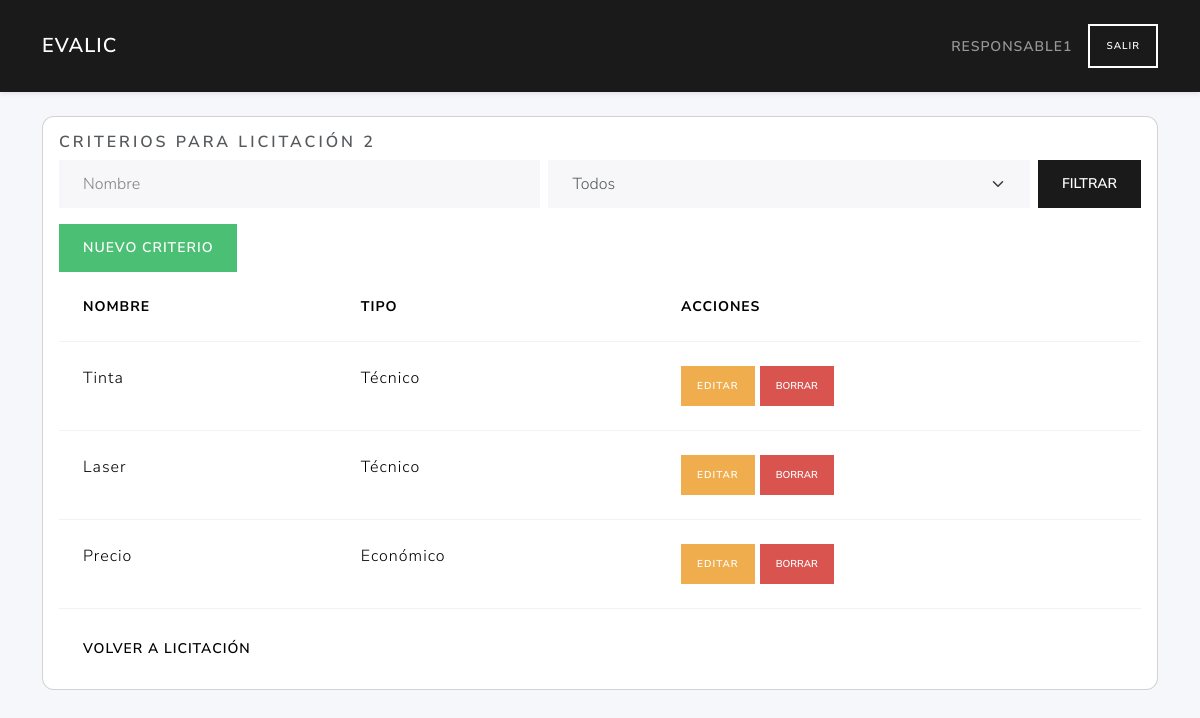
/criterios/2 (signed in), run on the app's committed database.
### tables this page shows
CREATE TABLE criterios (
        id  INTEGER PRIMARY KEY AUTOINCREMENT,
        NombreCriterio TEXT NOT NULL,
        descripcion TEXT,
        peso INTEGER,
        PrecioBase INTEGER,
        PuntuacionMaxima INTEGER,                          
        tipocriterio_id INTEGER NOT NULL,
        licitacion_id INTEGER NOT NULL,
        formula_id INTEGER,                          
        FOREIGN KEY (tipocriterio_id) REFERENCES tipo_criterios(id)
        FOREIGN KEY (licitacion_id) REFERENCES licitaciones(id)
        FOREIGN KEY (formula_id) REFERENCES formulas(id)                                                             
    );

CREATE TABLE tipo_criterios (
        id INTEGER PRIMARY KEY AUTOINCREMENT,
        TipoCriterio TEXT NOT NULL UNIQUE CHECK(TipoCriterio IN ('Técnico','Económico'))
    );

### routes/criterios_routes.py (the view)
@criterios_bp.route('/<int:lic_id>')
def index(lic_id):
    if 'user_id' not in session:
        return redirect(url_for('auth.login'))
    db = get_db(current_app)
    items = listar(db, lic_id)
    filtro_nombre = request.args.get('filtro_nombre', '').strip()
    filtro_tipo   = request.args.get('filtro_tipo', '')
    if filtro_nombre:
        items = [
            c for c in items
            if filtro_nombre.lower() in (c['NombreCriterio'] or '').lower()
        ]
    if filtro_tipo:
        items = [
            c for c in items
            if c['TipoCriterio'] == filtro_tipo
        ]
    tipo_filtros = [t['TipoCriterio'] for t in tipos(db)]
    return render_template(
        'criterios/index.html',
        criterios=items,
        lic_id=lic_id,
        tipo_opts=tipo_filtros,  # ahora es lista de strings, no Rows
        request=request
    )

### app.py (called while the page is built)
def create_app():
    app = Flask(__name__)
    app.permanent_session_lifetime = timedelta(hours=1)  # Sesión permanente por 1 hora
    app.config.from_object(Config)
    @app.context_processor
    def utility_processor():
        from flask import request, url_for
        def url_for_other_page(page):
            args = request.args.copy()
            args['page'] = page
            return url_for('licitaciones.index', **args)
        return dict(url_for_other_page=url_for_other_page)
    app.teardown_appcontext(close_connection)
    with app.app_context():
        init_db(app)
    app.register_blueprint(auth_bp)
    app.register_blueprint(user_bp)
    app.register_blueprint(licitaciones_bp)
    app.register_blueprint(ofertas_bp)
    app.register_blueprint(licitantes_bp)
    app.register_blueprint(evaluador_bp)
    app.register_blueprint(criterios_bp)
    return app

### models/criterios_data.py (called while the page is built)
def list_criterios(db, licitacion_id):
    return db.execute("""
        SELECT c.*, t.TipoCriterio, f.NombreFormula, c.PrecioBase
        FROM criterios c
        JOIN tipo_criterios t ON c.tipocriterio_id=t.id
        LEFT JOIN formulas f ON c.formula_id=f.id
        WHERE c.licitacion_id=?
        ORDER BY c.id
    """, (licitacion_id,)).fetchall()

def list_tipo_criterios(db):
    return db.execute("SELECT * FROM tipo_criterios").fetchall()

### models/dao.py (called while the page is built)
def close_connection(exception):
    db = getattr(g, '_database', None)
    if db is not None:
        db.close()

def get_db(app):
    if 'sqlite_db' not in g:
        g.sqlite_db = sqlite3.connect(
            app.config['DATABASE'],
            detect_types=sqlite3.PARSE_DECLTYPES
        )
        g.sqlite_db.row_factory = sqlite3.Row
    return g.sqlite_db

### services/criterio_service.py (called while the page is built)
def listar(db, lic_id):
    return list_criterios(db, lic_id)

def tipos(db):
    return list_tipo_criterios(db)

### templates/criterios/index.html (shortened to what this page needs)
{% extends "base.html" %}
{% block content %}
<div class="card">
  <div class="card-body">
    <h5 class="card-title">Criterios para Licitación {{ lic_id }}</h5>
    <form method="get" class="row g-2 mb-3 align-items-end">
     <div class="col">
       <input
         type="text"
         class="form-control"
         id="filtro_nombre"
         name="filtro_nombre"
         placeholder="Nombre"
         value="{{ request.args.get('filtro_nombre','') }}"
      >
     </div>
     <div class="col">
       <select
         class="form-select"
         id="filtro_tipo"
         name="filtro_tipo"
      >
         <option value="">Todos</option>
       </select>
     </div>
     <div class="col-auto ms-auto">
       <button type="submit" class="btn btn-primary">Filtrar</button>
     </div>
   </form>
    <a href="{{ url_for('criterios.create_criterio_route', lic_id=lic_id) }}" class="btn btn-success mb3">Nuevo Criterio</a>
    <table class="table">
      <thead>
        <tr>
          <th>Nombre</th><th>Tipo</th><th>Acciones</th>
        </tr>
      </thead>
      <tbody>
        {% for c in criterios %}
        <tr>
          <td>{{ c.NombreCriterio }}</td>
          <td>{{ c.TipoCriterio }}</td>
          <td>
            <a href="{{ url_for('criterios.edit_criterio_route', lic_id=lic_id, crit_id=c.id) }}" class="btn btn-sm btn-warning">Editar</a>
            <form method="post" action="{{ url_for('criterios.delete_criterio_route', lic_id=lic_id, crit_id=c.id) }}" style="display:inline">
              <button type="submit" class="btn btn-sm btn-danger" onclick="return confirm('¿Eliminar criterio?')">Borrar</button>
            </form>
          </td>
        </tr>
        {% endfor %}
      </tbody>
    </table>
    <a href="{{ url_for('licitaciones.edit_licitacion_route', lic_id=lic_id) }}" class="btn btn-secondary">Volver a Licitación</a>
  </div>
</div>
{% endblock %}

### templates/base.html (style rules this page uses)
body { background:#f5f7fa; }
.card { border-radius:.75rem; }

### data on the page
criterios: NombreCriterio "Tinta", TipoCriterio "Técnico"
criterios: NombreCriterio "Laser", TipoCriterio "Técnico"
criterios: NombreCriterio "Precio", TipoCriterio "Económico"

### other printed values
{{ session['username'] }} "RESPONSABLE1"
{{ lic_id }} "2"
